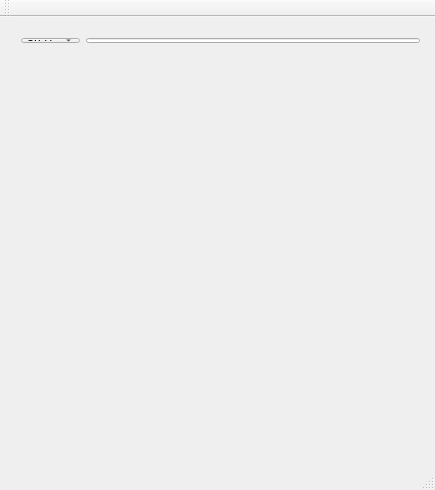
<?xml version="1.0" encoding="UTF-8"?>
<ui version="4.0">
 <class>HashChecker</class>
 <widget class="QMainWindow" name="HashChecker">
  <property name="geometry">
   <rect>
    <x>0</x>
    <y>0</y>
    <width>435</width>
    <height>490</height>
   </rect>
  </property>
  <property name="minimumSize">
   <size>
    <width>435</width>
    <height>490</height>
   </size>
  </property>
  <property name="maximumSize">
   <size>
    <width>435</width>
    <height>490</height>
   </size>
  </property>
  <property name="windowTitle">
   <string>Hash Checker</string>
  </property>
  <widget class="QWidget" name="centralWidget">
   <widget class="QLabel" name="imageLabel">
    <property name="geometry">
     <rect>
      <x>10</x>
      <y>50</y>
      <width>411</width>
      <height>351</height>
     </rect>
    </property>
    <property name="sizePolicy">
     <sizepolicy hsizetype="Ignored" vsizetype="Ignored">
      <horstretch>0</horstretch>
      <verstretch>0</verstretch>
     </sizepolicy>
    </property>
    <property name="text">
     <string/>
    </property>
    <property name="textFormat">
     <enum>Qt::AutoText</enum>
    </property>
    <property name="scaledContents">
     <bool>false</bool>
    </property>
    <property name="alignment">
     <set>Qt::AlignCenter</set>
    </property>
    <property name="wordWrap">
     <bool>false</bool>
    </property>
   </widget>
   <widget class="QWidget" name="layoutWidget">
    <property name="geometry">
     <rect>
      <x>10</x>
      <y>10</y>
      <width>421</width>
      <height>27</height>
     </rect>
    </property>
    <layout class="QHBoxLayout" name="horizontalLayout">
     <item>
      <widget class="QComboBox" name="algorythmBox">
       <item>
        <property name="text">
         <string>Sha1</string>
        </property>
       </item>
       <item>
        <property name="text">
         <string>Md5</string>
        </property>
       </item>
      </widget>
     </item>
     <item>
      <widget class="QLineEdit" name="hashInputLine"/>
     </item>
    </layout>
   </widget>
   <widget class="QLabel" name="InstructionLabel">
    <property name="geometry">
     <rect>
      <x>10</x>
      <y>409</y>
      <width>421</width>
      <height>21</height>
     </rect>
    </property>
    <property name="alignment">
     <set>Qt::AlignCenter</set>
    </property>
   </widget>
  </widget>
  <widget class="QMenuBar" name="menuBar">
   <property name="geometry">
    <rect>
     <x>0</x>
     <y>0</y>
     <width>435</width>
     <height>22</height>
    </rect>
   </property>
  </widget>
  <widget class="QToolBar" name="mainToolBar">
   <attribute name="toolBarArea">
    <enum>TopToolBarArea</enum>
   </attribute>
   <attribute name="toolBarBreak">
    <bool>false</bool>
   </attribute>
  </widget>
  <widget class="QStatusBar" name="statusBar"/>
 </widget>
 <layoutdefault spacing="6" margin="11"/>
 <resources/>
 <connections/>
</ui>
